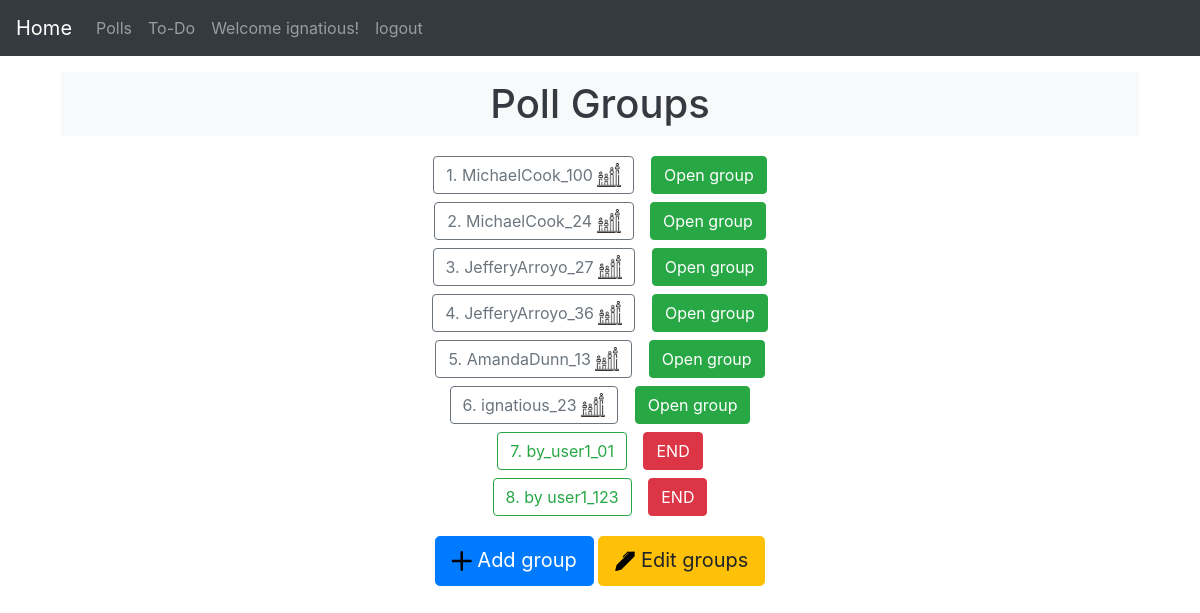
Page /poll/ (signed in) on the earlier database version.
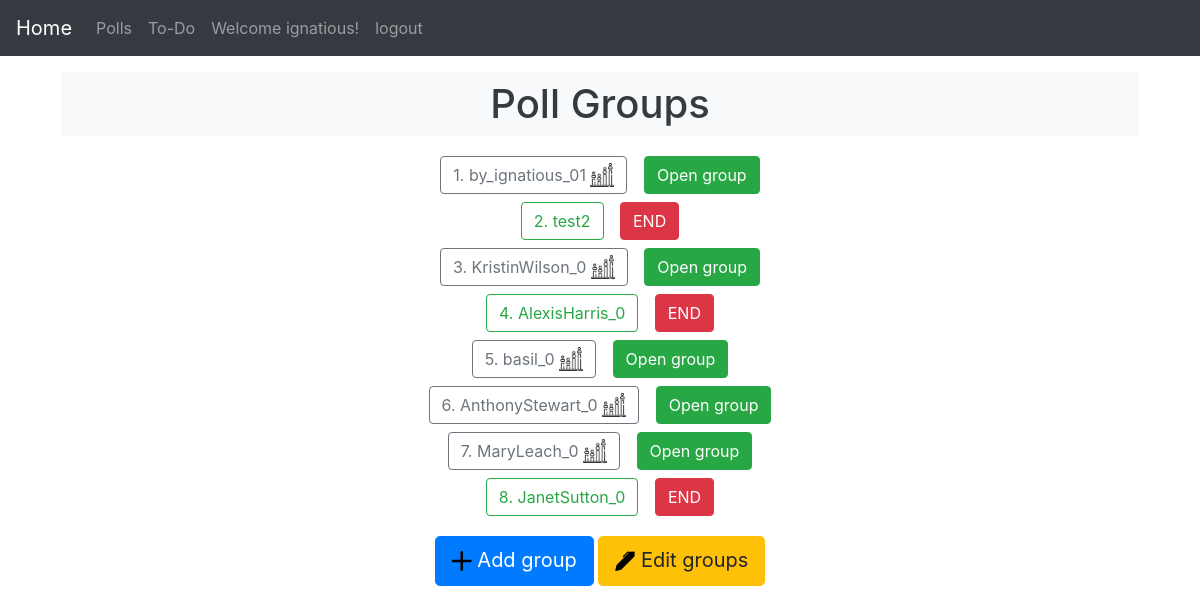
Same page on the later database version.
### polls/models.py (models this page shows, shortened)
class Questiongroup(models.Model):
    owner = models.ForeignKey(User, on_delete=models.CASCADE)
    group_name = models.CharField(max_length=100, unique=True)
    pub_date = models.DateTimeField('published date', auto_now_add=True)
    total_count = models.IntegerField('total users voted', default=0)
    is_ongoing = models.BooleanField(default= True)

### polls/views.py (the view)
# urls.py: path('', views.group, name= 'group'),
@login_required()
def group(request):
    user = request.user
    groups = Questiongroup.objects.all()
    context = {
        'groups': groups,
        'back': "home",
    }
    return render(request, 'polls/group.html', context)

### templates/polls/group.html (shortened to what this page needs)
{% extends "home.html" %}
{% load static %}
{% block content %}
{% if groups %}
<div class="container">
    <h1 class="px-2 py-2 m-3 display-5 fw-bold bg-light text-dark text-center">
        Poll Groups
    </h1>
</div>
{% for group in groups %}
<div class="row text-center">
    <div class="mx-auto my-1" >
        {% if not group.is_ongoing %}
        <a class="my-2 mx-1" href="{% url 'polls:result' group.group_name %}">
            <button type="button" class="btn btn-outline-secondary" >
                {{forloop.counter}}. {{group.group_name}}
                <img src="{% static 'images/polling.png' %}" style="height: 1.5em; vertical-align: top;" alt="(result)">
            </button>
        </a>
        {% if group.owner == user or user.is_superuser %}
        <a class="my-2 mx-1 endpoll" href="{% url 'polls:startpoll' group.group_name %}" >
            <button type="button" class="btn btn-success ml-1">Open group</button>
        </a>
        {% endif %}
        {% else %}
        <a class="my-2 mx-1 groups" href="{% url 'polls:index' group.group_name %}" >
            <button type="button" class="btn btn-outline-success">
                {{forloop.counter}}. {{group.group_name}}
            </button>
        </a>
        {% if group.owner == user or user.is_superuser %}
        <a class="my-2 mx-1 endpoll" href="{% url 'polls:endpoll' group.group_name %}" >
            <button type="button" class="btn btn-danger  ml-1">END</button>
        </a>
        {% endif %}
        {% endif %}
    </div>
</div>
{% endfor %}
{% else %}
<div class="px-2 py-2 my-2 text-center">
    <h2 class="display-5 fw-bold bg-light text-dark">
        No Groups
    </h2>
</div>
{% endif %}
<div class="px-2 py-2 my-2 text-center">
    <a href="{% url 'polls:add_group' %}" type="button" class="btn btn-primary btn-lg">
        <i class="bi bi-plus-lg align-middle"></i>
        Add group
    </a>
    <a href="{% url 'polls:edit' %}" type="button" class="btn btn-warning btn-lg">
        <i class="bi bi-pen-fill align-middle"></i>
        Edit groups
    </a>
</div>
{% endblock %}

Differences in the rows shown:
removed Questiongroup: group_name "MichaelCook_100", is_ongoing False (drawn), shows "Open group"
removed Questiongroup: group_name "MichaelCook_24", is_ongoing False (drawn), shows "Open group"
removed Questiongroup: group_name "JefferyArroyo_27", is_ongoing False (drawn), shows "Open group"
removed Questiongroup: group_name "JefferyArroyo_36", is_ongoing False (drawn), shows "Open group"
removed Questiongroup: group_name "AmandaDunn_13", is_ongoing False (drawn), shows "Open group"
removed Questiongroup: group_name "ignatious_23", is_ongoing False (drawn), shows "Open group"
removed Questiongroup: group_name "by_user1_01", shows "END"
removed Questiongroup: group_name "by user1_123", shows "END"
added Questiongroup: group_name "by_ignatious_01", is_ongoing False (drawn), shows "Open group"
added Questiongroup: group_name "test2", shows "END"
added Questiongroup: group_name "KristinWilson_0", is_ongoing False (drawn), shows "Open group"
added Questiongroup: group_name "AlexisHarris_0", shows "END"
added Questiongroup: group_name "basil_0", is_ongoing False (drawn), shows "Open group"
added Questiongroup: group_name "AnthonyStewart_0", is_ongoing False (drawn), shows "Open group"
added Questiongroup: group_name "MaryLeach_0", is_ongoing False (drawn), shows "Open group"
added Questiongroup: group_name "JanetSutton_0", shows "END"
